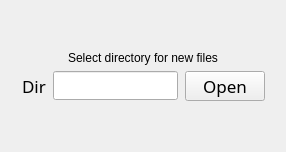
      <widget class="QWidget" name="destination_directory">
       <layout class="QVBoxLayout" name="verticalLayout_2">
        <item>
         <layout class="QVBoxLayout" name="verticalLayout">
          <item>
           <spacer name="verticalSpacer_3">
            <property name="orientation">
             <enum>Qt::Vertical</enum>
            </property>
            <property name="sizeHint" stdset="0">
             <size>
              <width>20</width>
              <height>40</height>
             </size>
            </property>
           </spacer>
          </item>
          <item>
           <widget class="QLabel" name="label_select_file_2">
            <property name="text">
             <string>Select directory for new files</string>
            </property>
            <property name="alignment">
             <set>Qt::AlignCenter</set>
            </property>
           </widget>
          </item>
          <item>
           <layout class="QHBoxLayout" name="horizontalLayout_15">
            <property name="spacing">
             <number>7</number>
            </property>
            <property name="sizeConstraint">
             <enum>QLayout::SetDefaultConstraint</enum>
            </property>
            <property name="leftMargin">
             <number>1</number>
            </property>
            <property name="topMargin">
             <number>0</number>
            </property>
            <property name="rightMargin">
             <number>0</number>
            </property>
            <property name="bottomMargin">
             <number>0</number>
            </property>
            <item>
             <spacer name="horizontalSpacer_11">
              <property name="orientation">
               <enum>Qt::Horizontal</enum>
              </property>
              <property name="sizeType">
               <enum>QSizePolicy::Fixed</enum>
              </property>
              <property name="sizeHint" stdset="0">
               <size>
                <width>10</width>
                <height>20</height>
               </size>
              </property>
             </spacer>
            </item>
            <item>
             <widget class="QLabel" name="label_file_2">
              <property name="font">
               <font>
                <family>12 Traditional Arabic</family>
                <pointsize>13</pointsize>
                <weight>50</weight>
                <italic>false</italic>
                <bold>false</bold>
               </font>
              </property>
              <property name="text">
               <string>Dir</string>
              </property>
             </widget>
            </item>
            <item>
             <widget class="QLineEdit" name="lineEdit_dir">
              <property name="font">
               <font>
                <family>Calibri</family>
                <pointsize>12</pointsize>
                <weight>50</weight>
                <italic>false</italic>
                <bold>false</bold>
               </font>
              </property>
              <property name="toolTip">
               <string>&lt;html&gt;&lt;head/&gt;&lt;body&gt;&lt;p&gt;Choose ER_IROM1 file.&lt;/p&gt;&lt;/body&gt;&lt;/html&gt;</string>
              </property>
             </widget>
            </item>
            <item>
             <widget class="QPushButton" name="pushButton_open_dir">
              <property name="sizePolicy">
               <sizepolicy hsizetype="Preferred" vsizetype="Preferred">
                <horstretch>0</horstretch>
                <verstretch>0</verstretch>
               </sizepolicy>
              </property>
              <property name="maximumSize">
               <size>
                <width>16777215</width>
                <height>30</height>
               </size>
              </property>
              <property name="font">
               <font>
                <family>12 Traditional Arabic</family>
                <pointsize>13</pointsize>
                <weight>50</weight>
                <italic>false</italic>
                <bold>false</bold>
               </font>
              </property>
              <property name="toolTip">
               <string>&lt;html&gt;&lt;head/&gt;&lt;body&gt;&lt;p&gt;Это кнопка&lt;/p&gt;&lt;/body&gt;&lt;/hrtml&gt;</string>
              </property>
              <property name="text">
               <string>Open</string>
              </property>
             </widget>
            </item>
            <item>
             <spacer name="horizontalSpacer_12">
              <property name="orientation">
               <enum>Qt::Horizontal</enum>
              </property>
              <property name="sizeType">
               <enum>QSizePolicy::Fixed</enum>
              </property>
              <property name="sizeHint" stdset="0">
               <size>
                <width>10</width>
                <height>20</height>
               </size>
              </property>
             </spacer>
            </item>
           </layout>
          </item>
          <item>
           <spacer name="verticalSpacer_4">
            <property name="orientation">
             <enum>Qt::Vertical</enum>
            </property>
            <property name="sizeHint" stdset="0">
             <size>
              <width>20</width>
              <height>40</height>
             </size>
            </property>
           </spacer>
          </item>
         </layout>
        </item>
       </layout>
      </widget>
